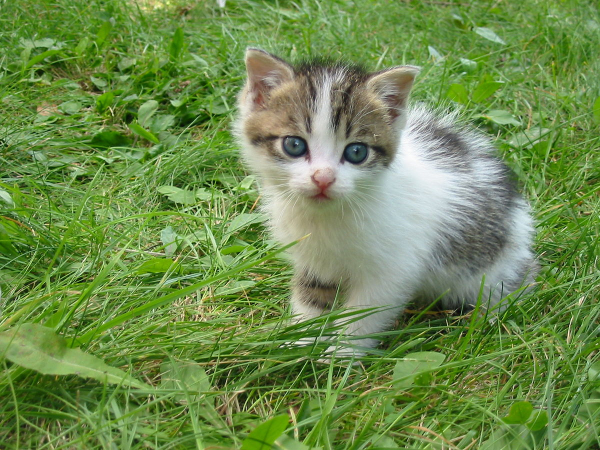
#> input picture Python/additionals/Images/Kitty1.jpg, 1200 x 900 px (shown at 1/2 size)
$ python ImageManipulation.py
#> lines starting #> are read from the running program, lines starting #| are printed output that depends on the picture

## Pillow is the Python Imaging Library
## Import pillow
from PIL import Image
from PIL import ImageFilter
import os

#
print(os.getcwd())
os.chdir('./additionals/Images')
print(os.getcwd())

## Open Image
my_image = Image.open('Kitty1.jpg')
#> my_image is the input picture: PIL image 1200x900 RGB; mean R, G, B 110, 139.3, 77.1
my_image.show()

#
os.mkdir('PNG')
os.chdir('./PNG')
print(os.getcwd())

## Save image
my_image.save('Kitty1.png')

#
print(os.getcwd())
os.chdir('..')
print(os.getcwd())

## Convert all the jpg files into png files
for index, f in enumerate(os.listdir('.'), start=1) :
    if f.endswith('.jpg') :
        i = Image.open(f)
        fname, fextens = os.path.splitext(f)
        i.save(f'PNG/{fname}.png')

#
os.mkdir('300')
print(os.getcwd())

## Change file size
image_size = (300, 300)

for index, f in enumerate(os.listdir('.'), start=1) :
    if f.endswith('.jpg') :
        i = Image.open(f)
        fname, fextens = os.path.splitext(f)
        i.thumbnail(image_size)
        i.save(f'300/{fname}_300.png')

#
os.mkdir('700')
print(os.getcwd())

## Change file size
image_size = (700, 700)

for index, f in enumerate(os.listdir('.'), start=1) :
    if f.endswith('.jpg') :
        i = Image.open(f)
        fname, fextens = os.path.splitext(f)
        i.thumbnail(image_size)
        i.save(f'700/{fname}_700.png')

#
os.mkdir('MOD')
print(os.getcwd())

## Rotating images
my_image = Image.open('Kitty1.jpg')
my_image.rotate(90).save('./MOD/Kitty1_Rotated.jpg')
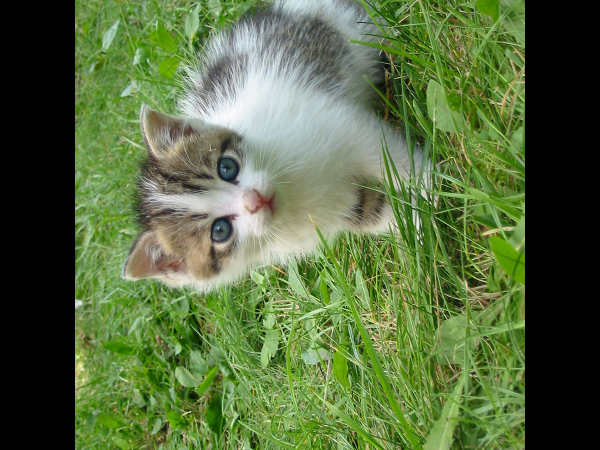
#> saved as Kitty1_Rotated.jpg: PIL image 1200x900 RGB (shown at 1/2 size); mean R, G, B 86.4, 106.4, 63

## Convert the image into white black
my_image = Image.open('Kitty1.jpg')
my_image.convert(mode='L').save('./MOD/Kitty1_WhiteBlack.jpg')
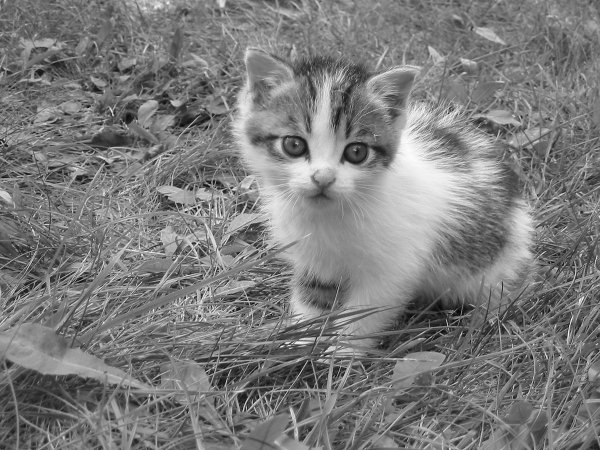
#> saved as Kitty1_WhiteBlack.jpg: PIL image 1200x900 L (shown at 1/2 size); min 1, max 255, mean 123.4

## Blured image
my_image = Image.open('Kitty1.jpg')
my_image.filter(ImageFilter.GaussianBlur()).save('./MOD/Kitty1_Blurred0.jpg')
my_image.filter(ImageFilter.GaussianBlur(15)).save('./MOD/Kitty1_Blurred15.jpg')
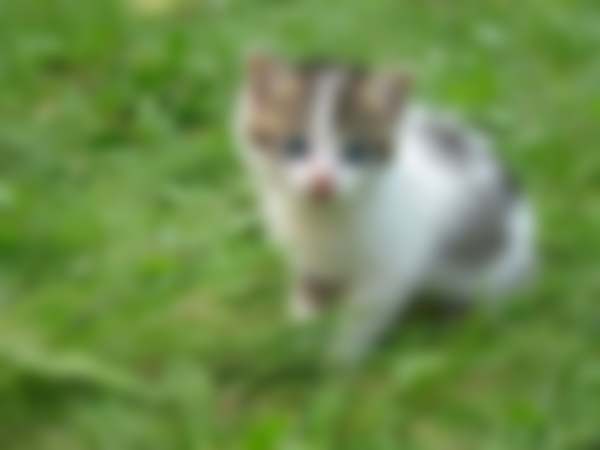
#> saved as Kitty1_Blurred15.jpg: PIL image 1200x900 RGB (shown at 1/2 size); mean R, G, B 110, 139.3, 77.1
